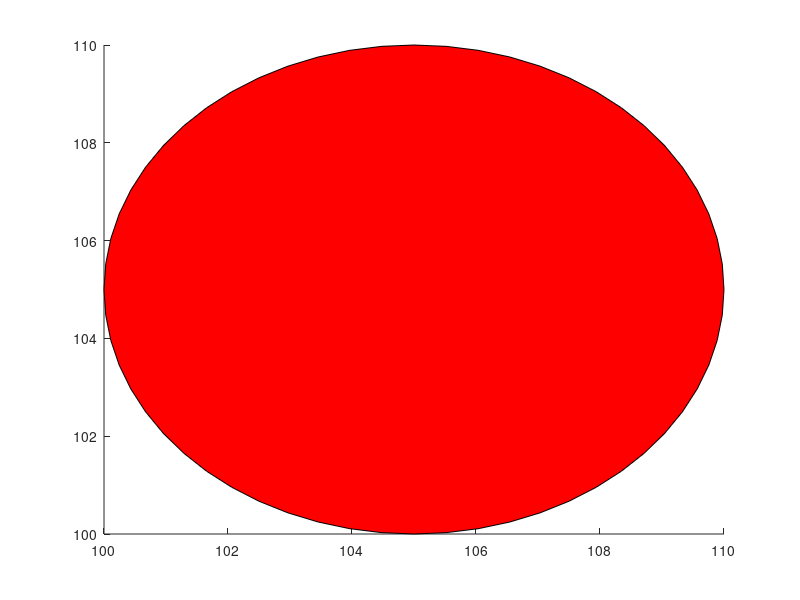

This figure's MATLAB source:
k= 9.1106;
v= 0.1249;
x1=(0:1:4);

y1=[];

for i=1:5
   y1(i)=psi(x1(i),k)/v^x1(i);
   
end
%plot(x1,y1);



rectangle('Position',[100,100,10,10],'Curvature',[1,1],  'FaceColor','r')